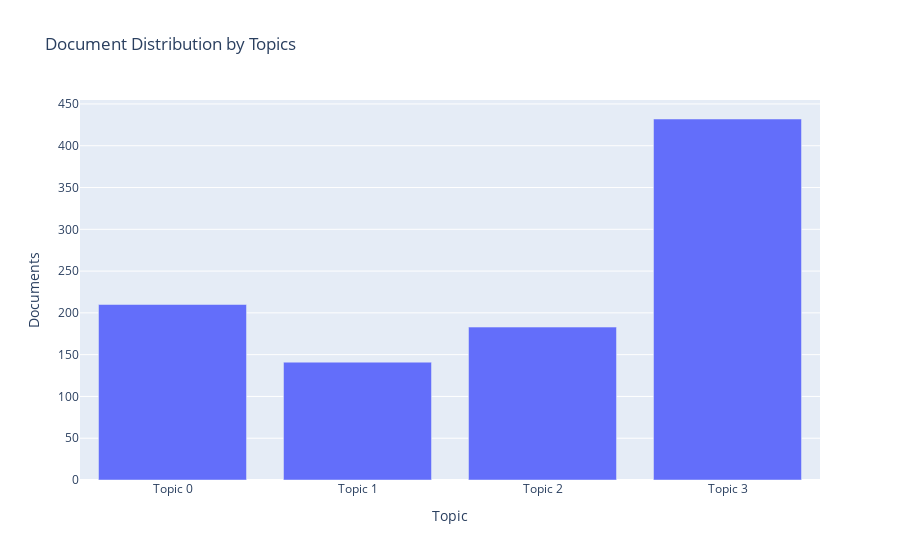

Notebook cell for this chart:
### Code cell
plot_model(lda, plot = 'topic_distribution')

### Figure 1 — Plotly figure (JSON) as saved in the notebook; plotly's stock layout.template omitted (floating-point values rounded to 4 significant figures)
{"data": [{"alignmentgroup": "True", "customdata": [["political, even, party, thing, order, red, situation, task, time, organization"], ["many, enemy, place, defeat, force, overthrow, time, policy, second, reason"], ["problem, would, school, imperialist, economic, day, bad, grain, warlord, old"], ["peasant, association, power, people, landlord, red, area, county, political, small"]], "hovertemplate": "Topic=%{x}<br>Documents=%{y}<br>Keyword=%{customdata[0]}<extra></extra>", "legendgroup": "", "marker": {"color": "#636efa"}, "name": "", "offsetgroup": "", "orientation": "v", "showlegend": false, "textposition": "auto", "type": "bar", "x": ["Topic 0", "Topic 1", "Topic 2", "Topic 3"], "xaxis": "x", "y": [210, 141, 183, 432], "yaxis": "y"}], "layout": {"barmode": "relative", "legend": {"tracegroupgap": 0}, "title": {"text": "Document Distribution by Topics"}, "xaxis": {"anchor": "y", "domain": [0, 1], "title": {"text": "Topic"}}, "yaxis": {"anchor": "x", "domain": [0, 1], "title": {"text": "Documents"}}}}
